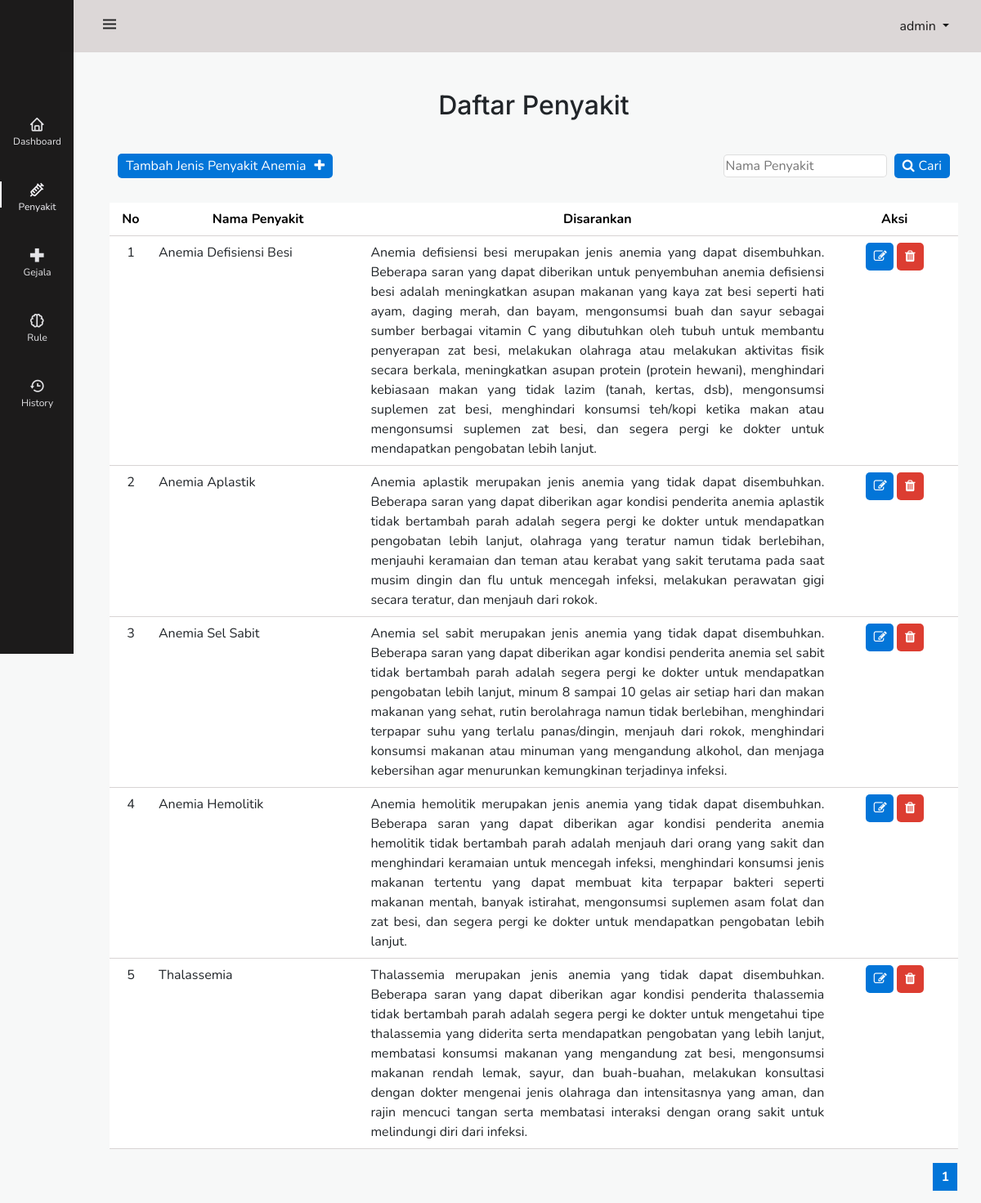
The page /skripsi-anemia/Admin/penyakit/DisplayPenyakit.php (signed in) on the database its author committed.
### tables this page shows
CREATE TABLE `tbl_penyakit` (
  `id_penyakit` int(11) NOT NULL,
  `nama_penyakit` varchar(255) NOT NULL,
  `srn_penyakit` varchar(1000) NOT NULL
);

### skripsi-anemia/Admin/penyakit/DisplayPenyakit.php (the view, shortened to what this page needs)
<?php
include '../../connect.php';
if(isset($_POST['tombolcari'])){
    $caripenyakit = $_POST['caripenyakit'];
    $_SESSION['caripenyakit'] = $caripenyakit;
}elseif (!isset($_SESSION['caripenyakit'])){
    $caripenyakit = '';
}else{
    $caripenyakit = $_SESSION['caripenyakit'];
}
?>
<!doctype html>
<html lang="en">
  <head>
    <link href="https://cdn.jsdelivr.net/npm/bootstrap@5.3.0-alpha1/dist/css/bootstrap.min.css" rel="stylesheet">
    <link rel="stylesheet" href="https://cdnjs.cloudflare.com/ajax/libs/font-awesome/4.7.0/css/font-awesome.min.css">
    <link href="../../assets/css/admin.css" rel="stylesheet">
  </head>
  <body>
    <?php include("../sidebar.php");?>
    <div class="container">
    <h1 class="judul">Daftar Penyakit</h1>
        <div class="searchAndRule">
        <button id="rule_btn"><a href="AddPenyakit.php"  style="text-decoration: none;color:white;">Tambah Jenis Penyakit Anemia<i class="fa fa-plus" style="margin-left:10px"></i></a></button>
            <div class="search_rule" style="float:right">
            <form method="POST" action="DisplayPenyakit.php">
                    <input type="text" name="caripenyakit" placeholder="Nama Penyakit" autofocus value="<?php echo $caripenyakit; ?>">
                    <button id="cari_btn" type="submit" name="tombolcari"><i class="fa fa-search" aria-hidden="true" style="margin-right:5px"></i>Cari</button>
            </form>
            </div>
        </div>
        <div style="overflow-x:auto;">
    <table class="table">
  <thead>
    <tr>
      <th scope="col">No</th>
      <th scope="col" style="width:25%">Nama Penyakit</th>
      <th scope="col" style="width:55%">Disarankan</th>
      <th scope="col" style="width:15%">Aksi</th>
    </tr>
  </thead>
  <tbody>
    <?php
    $ambildata = mysqli_query($con,"Select * from tbl_penyakit where nama_penyakit LIKE '%$caripenyakit%'");
    $jumlahData = 5;
    $totalData = mysqli_num_rows($ambildata);
    $jumlahPagination = ceil($totalData / $jumlahData);
    if(isset($_GET['halaman'])){
        $halamanAktif = $_GET['halaman'];
    }else{
        $halamanAktif=1;
    }
    $dataAwal = ($halamanAktif * $jumlahData) - $jumlahData;
    $jumlahLink=2;
    if($halamanAktif > $jumlahLink){
        $start_number = $halamanAktif - $jumlahLink;
    }else{
        $start_number = 1;
    }
    if($halamanAktif < ($jumlahPagination - $jumlahLink)){
        $end_number = $halamanAktif + $jumlahLink;
    }else{
        $end_number = $jumlahPagination;
    }
    $ambildata_perhalaman = mysqli_query($con,"Select * from tbl_penyakit where nama_penyakit LIKE '%$caripenyakit%' LIMIT $dataAwal, $jumlahData");
    $nomor = 0 + $dataAwal;
    if($ambildata_perhalaman){
        while($row=mysqli_fetch_assoc($ambildata_perhalaman)){
            $nomor++;
            $id=$row['id_penyakit'];
            $penyakit=$row['nama_penyakit'];
            $saran =$row['srn_penyakit'];
            echo '<tr>
                    <td scope="row" style="text-align: center;">'.$nomor.'</td>
                    <td>'.$penyakit.'</td>
                    <td>'.$saran.'</td>
                    <td style="text-align: center;">
                    <button id="update"><a href="UpdatePenyakit.php?penyakitid='.$id.'"  style="text-decoration: none"><i class="fa fa-edit"></i></a></button>
                    <button id="delete"><a href="DeletePenyakit.php?penyakitid='.$id.'"  style="text-decoration: none"><i class="fa fa-trash" aria-hidden="true"></i></a></button>
                    </td>
                 </tr>';
        }
    }
    ?>
  </tbody>
</table>
</div>
<div class="pagination" style="float:right;">
    <?php for($i=$start_number; $i <= $end_number ; $i++): ?>
        <?php if($halamanAktif == $i): ?>
            <a href="?halaman= <?php echo  $i;?>" style="color:white;background-color:#0275d8;font-weight:bold;">
                <?php echo  $i;?>
            </a>
        <?php else: ?>
            <a href="?halaman= <?php echo  $i;?>">
                <?php echo  $i;?>
            </a>
        <?php endif; ?>
    <?php endfor; ?>
    </div>
    </div>
  </body>
</html>

### skripsi-anemia/assets/css/admin.css (style rules this page uses)
body { background-color: rgba(202, 204, 206, 0.137) !important; }
#rule_btn a { color: white; }
#update { padding: 5px 8px 5px 10px; background-color: #0275d8; border-radius: 5px; border: 1px white; }
#delete { padding: 5px 10px 5px 10px; background-color: #dc3d31; border-radius: 5px; border: 1px white; }
table { border-collapse: collapse; border-spacing: 0; width: 100%; }
#update a { color: white; font-size: 16px; }
#delete a { color: white; font-size: 16px; }
#cari_btn { background-color: #0275d8; border-radius: 5px; color: white; border: none; padding: 3px 10px 3px 10px; margin-right: 10px; }
.table th { color: black; border-bottom: 1px solid rgb(216, 212, 212); text-align: center; }
.table td { border-bottom: 1px solid rgb(216, 212, 212); text-align: justify; }
.judul { font-size: 32px; margin-bottom: 40px; font-weight: 500; font-family: 'Inter', sans-serif; text-align: center; }
.pagination a { text-decoration: none; padding: 5px 10px 5px 10px; border: 0.01em solid whitesmoke; }
.searchAndRule { margin-bottom: 30px; }
.container { margin-top: 80px; border-radius: 20px; padding-top: 30px; padding-bottom: 50px; }
.search_rule input { border-radius: 5px; border: 0.1em solid rgba(107, 107, 107, 0.221); margin-right: 5px; }
#rule_btn { background-color: #0275d8; border-radius: 5px; border: none; padding: 3px 10px 3px 10px; margin-left: 10px; }
@media screen and (max-width: 1200px) { #update { margin-bottom: 5px; } }

### skripsi-anemia/assets/css/sidebar.css (style rules this page uses)
:root { --header-height: 3rem;--nav-width: 90px; --first-color: #202122f8; --first-color-light: #e3e3e6;--white-color: #F7F6FB; --body-font: 'Nunito', sans-serif; --normal-font-size: 1rem;--z-fixed: 100 }
body { position: relative; margin: var(--header-height) 0 0 0; padding: 0 1rem; font-family: var(--body-font); font-size: var(--normal-font-size); transition: .5s }
a { text-decoration: none }
@media screen and (min-width: 768px) { body { margin: calc(var(--header-height) + 1rem) 0 0 0; padding-left: calc(var(--nav-width) + 2rem); } }

### rows shown on the page
tbl_penyakit: nama_penyakit "Anemia Defisiensi Besi", srn_penyakit "Anemia defisiensi besi merupakan jenis anemia yang dapat disembuhkan. Beberapa saran yang dapat diberikan untuk penyembuhan anemia defisiensi besi adalah meningkatkan asupan makanan yang kaya zat besi seperti hati ayam, daging merah, dan bayam, mengonsumsi buah dan sayur sebagai sumber berbagai vitamin C yang dibutuhkan oleh tubuh untuk membantu penyerapan zat besi, melakukan olahraga atau melakukan aktivitas fisik secara berkala, meningkatkan asupan protein (protein hewani), menghindari kebiasaan makan yang tidak lazim (tanah, kertas, dsb), mengonsumsi suplemen zat besi, menghindari konsumsi teh/kopi ketika makan atau mengonsumsi suplemen zat besi, dan segera pergi ke dokter untuk…"
tbl_penyakit: nama_penyakit "Anemia Aplastik", srn_penyakit "Anemia aplastik merupakan jenis anemia yang tidak dapat disembuhkan. Beberapa saran yang dapat diberikan agar kondisi penderita anemia aplastik tidak bertambah parah adalah segera pergi ke dokter untuk mendapatkan pengobatan lebih lanjut, olahraga yang teratur namun tidak berlebihan, menjauhi keramaian dan teman atau kerabat yang sakit terutama pada saat musim dingin dan flu untuk mencegah infeksi, melakukan perawatan gigi secara teratur, dan menjauh dari rokok."
tbl_penyakit: nama_penyakit "Anemia Sel Sabit", srn_penyakit "Anemia sel sabit merupakan jenis anemia yang tidak dapat disembuhkan. Beberapa saran yang dapat diberikan agar kondisi penderita anemia sel sabit tidak bertambah parah adalah segera pergi ke dokter untuk mendapatkan pengobatan lebih lanjut, minum 8 sampai 10 gelas air setiap hari dan makan makanan yang sehat, rutin berolahraga namun tidak berlebihan, menghindari terpapar suhu yang terlalu panas/dingin, menjauh dari rokok, menghindari konsumsi makanan atau minuman yang mengandung alkohol, dan menjaga kebersihan agar menurunkan kemungkinan terjadinya infeksi."
tbl_penyakit: nama_penyakit "Anemia Hemolitik", srn_penyakit "Anemia hemolitik merupakan jenis anemia yang tidak dapat disembuhkan. Beberapa saran yang dapat diberikan agar kondisi penderita anemia hemolitik tidak bertambah parah adalah menjauh dari orang yang sakit dan menghindari keramaian untuk mencegah infeksi, menghindari konsumsi jenis makanan tertentu yang dapat membuat kita terpapar bakteri seperti makanan mentah, banyak istirahat, mengonsumsi suplemen asam folat dan zat besi, dan segera pergi ke dokter untuk mendapatkan pengobatan lebih lanjut."
tbl_penyakit: nama_penyakit "Thalassemia", srn_penyakit "Thalassemia merupakan jenis anemia yang tidak dapat disembuhkan. Beberapa saran yang dapat diberikan agar kondisi penderita thalassemia tidak bertambah parah adalah segera pergi ke dokter untuk mengetahui tipe thalassemia yang diderita serta mendapatkan pengobatan yang lebih lanjut, membatasi konsumsi makanan yang mengandung zat besi, mengonsumsi makanan rendah lemak, sayur, dan buah-buahan, melakukan konsultasi dengan dokter mengenai jenis olahraga dan intensitasnya yang aman, dan rajin mencuci tangan serta membatasi interaksi dengan orang sakit untuk melindungi diri dari infeksi."

### other values the page prints
$_SESSION['username'] "admin"
